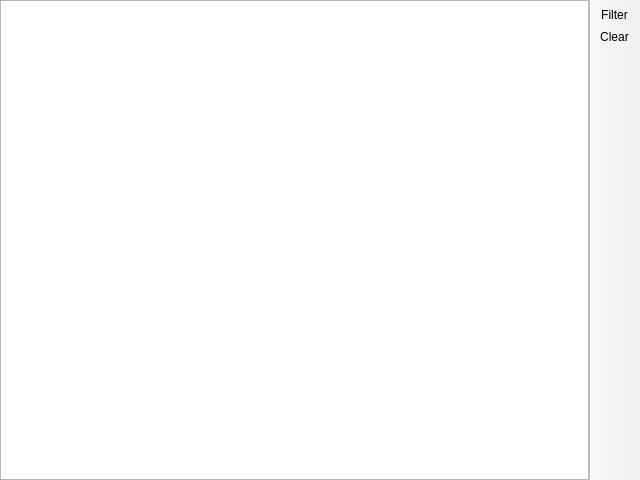
<?xml version="1.0" encoding="UTF-8"?>
<ui version="4.0">
 <class>LogWindow</class>
 <widget class="QMainWindow" name="LogWindow">
  <property name="geometry">
   <rect>
    <x>0</x>
    <y>0</y>
    <width>640</width>
    <height>480</height>
   </rect>
  </property>
  <property name="windowTitle">
   <string>MainWindow</string>
  </property>
  <widget class="QWidget" name="centralwidget">
   <layout class="QGridLayout" name="gridLayout">
    <property name="leftMargin">
     <number>0</number>
    </property>
    <property name="topMargin">
     <number>0</number>
    </property>
    <property name="rightMargin">
     <number>0</number>
    </property>
    <property name="bottomMargin">
     <number>0</number>
    </property>
    <item row="0" column="0">
     <widget class="QPlainTextEdit" name="log_plain_text_edit">
      <property name="font">
       <font>
        <family>Consolas</family>
       </font>
      </property>
      <property name="lineWrapMode">
       <enum>QPlainTextEdit::NoWrap</enum>
      </property>
      <property name="readOnly">
       <bool>true</bool>
      </property>
     </widget>
    </item>
   </layout>
  </widget>
  <widget class="QToolBar" name="toolBar">
   <property name="windowTitle">
    <string>toolBar</string>
   </property>
   <property name="autoFillBackground">
    <bool>false</bool>
   </property>
   <property name="movable">
    <bool>false</bool>
   </property>
   <property name="iconSize">
    <size>
     <width>20</width>
     <height>20</height>
    </size>
   </property>
   <property name="floatable">
    <bool>false</bool>
   </property>
   <attribute name="toolBarArea">
    <enum>RightToolBarArea</enum>
   </attribute>
   <attribute name="toolBarBreak">
    <bool>true</bool>
   </attribute>
   <addaction name="actionFilter"/>
   <addaction name="actionClear"/>
  </widget>
  <action name="actionClear">
   <property name="icon">
    <iconset resource="UiResource.qrc">
     <normaloff>:/ico/ico/LogClear.ico</normaloff>:/ico/ico/LogClear.ico</iconset>
   </property>
   <property name="text">
    <string>Clear</string>
   </property>
  </action>
  <action name="actionFilter">
   <property name="checkable">
    <bool>true</bool>
   </property>
   <property name="icon">
    <iconset resource="UiResource.qrc">
     <normaloff>:/ico/ico/LogFilter.ico</normaloff>:/ico/ico/LogFilter.ico</iconset>
   </property>
   <property name="text">
    <string>Filter</string>
   </property>
  </action>
 </widget>
 <resources>
  <include location="UiResource.qrc"/>
 </resources>
 <connections/>
</ui>
